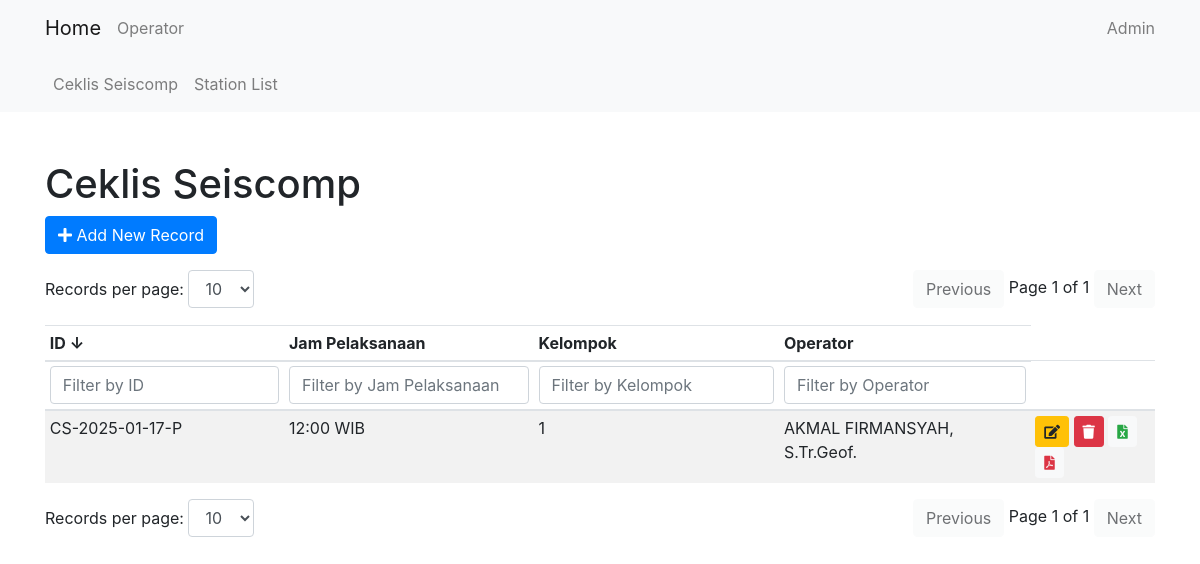
The app's page /cl_seiscomp/, older data.
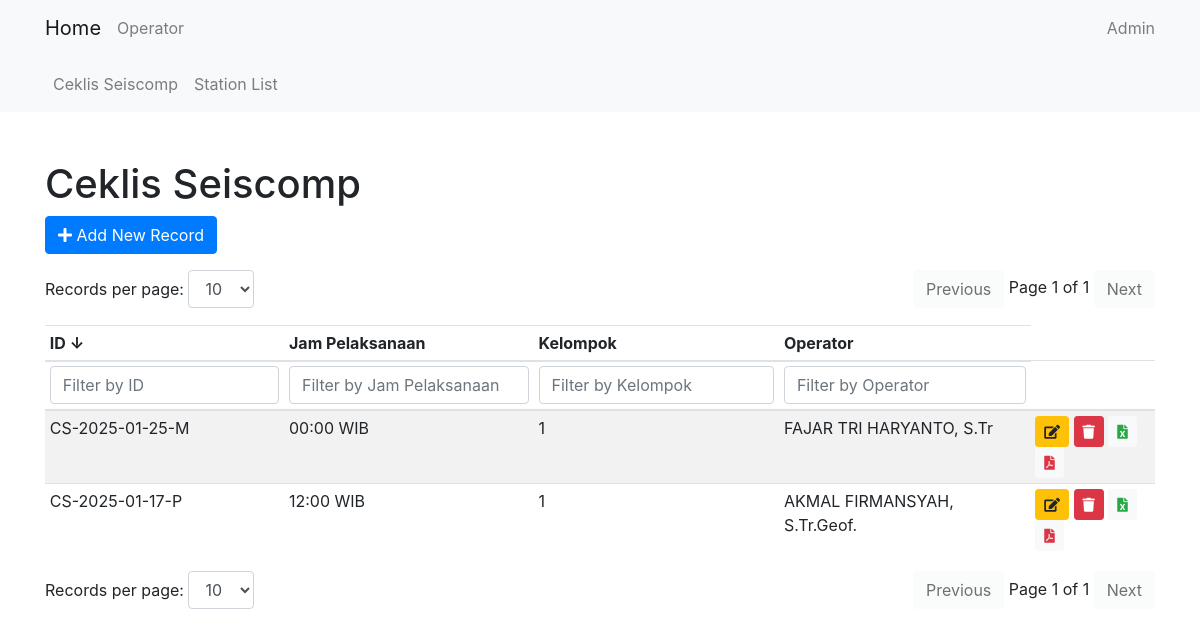
The same page, newer data.
### cl_seiscomp/models.py (models this page shows, shortened)
class CsRecordModel(models.Model):
    date = models.DateField(default=timezone.now)
    cs_id = models.CharField(max_length=15, default='0')
    shift = models.CharField(max_length=15, choices=SHIFT, default='P')
    jam_pelaksanaan = models.CharField(max_length=20, choices=WAKTU, default='12:00 WIB')
    kelompok = models.IntegerField(choices=KELOMPOK, default=1)
    operator = models.ForeignKey(Operator, on_delete=models.CASCADE)
    gaps = models.TextField(max_length=10000, null=True, blank=True)
    spikes = models.TextField(max_length=10000, null=True, blank=True)
    blanks = models.TextField(max_length=10000, null=True, blank=True)
    slmon = models.PositiveIntegerField(null=True, blank=True, default=0)
    count_gaps = models.PositiveIntegerField(null=True, blank=True, default=0)
    count_spikes = models.PositiveIntegerField(null=True, blank=True, default=0)
    count_blanks = models.PositiveIntegerField(null=True, blank=True, default=0)
    slmon_image = models.ImageField(upload_to='cl_seiscomp/slmon_images/', null=True, blank=True)

### core/models.py (models this page shows)
class Operator(models.Model):
    name = models.CharField(max_length=100)
    NIP = models.CharField(max_length=18)
    def __str__(self):
        return self.name

### cl_seiscomp/views.py (the view)
# urls.py: path('', CsListView.as_view(), name='cs_list'),
class CsListView(ListView):
    model = CsRecordModel
    template_name = 'cl_seiscomp/cs_list.html'
    context_object_name = 'csrecords'

### cl_seiscomp/templates/cl_seiscomp/cs_list.html (shortened to what this page needs)
{% extends 'core/base.html' %}
{% block content %}
<h1 class="mt-5">Ceklis Seiscomp</h1>
<a href="{% url 'cl_seiscomp:cs_create' %}" class="btn btn-primary mb-3">
    <i class="fas fa-plus"></i> Add New Record
</a>
<div class="d-flex justify-content-between mb-3">
    <div>
        <label for="recordsPerPageTop">Records per page:</label>
        <select id="recordsPerPageTop" class="form-control d-inline-block w-auto">
            <option value="10" selected>10</option>
        </select>
    </div>
    <div>
        <button id="prevPageTop" class="btn btn-light">Previous</button>
        <span id="pageInfoTop"></span>
        <button id="nextPageTop" class="btn btn-light">Next</button>
    </div>
</div>
<table class="table mt-3 table-striped table-sm" id="csRecordTable">
    <thead>
        <tr>
            <th onclick="sortTable(0)" style="cursor: pointer;">ID <span id="idSortArrow">↓</span></th>
            <th onclick="sortTable(1)" style="cursor: pointer;">Jam Pelaksanaan </th>
            <th onclick="sortTable(2)" style="cursor: pointer;">Kelompok </th>
            <th onclick="sortTable(3)" style="cursor: pointer;">Operator </th>
        </tr>
        <tr>
            <th><input type="text" id="idFilter" onkeyup="filterTable(0)" placeholder="Filter by ID" class="form-control"></th>
            <th><input type="text" id="jampelFilter" onkeyup="filterTable(1)" placeholder="Filter by Jam Pelaksanaan" class="form-control"></th>
            <th><input type="text" id="kelompokFilter" onkeyup="filterTable(2)" placeholder="Filter by Kelompok" class="form-control"></th>
            <th><input type="text" id="operatorFilter" onkeyup="filterTable(3)" placeholder="Filter by Operator" class="form-control"></th>
            <th></th>
        </tr>
    </thead>
    <tbody id="csRecordTableBody">
        {% for record in csrecords %}
        <tr>
            <td>{{ record.cs_id }}</td>
            <td>{{ record.jam_pelaksanaan }}</td>
            <td>{{ record.kelompok }}</td>
            <td>{{ record.operator }}</td>
            <td>
                <a href="{% url 'cl_seiscomp:cs_update' record.pk %}" class="btn btn-sm btn-warning" data-toggle="tooltip" title="Edit">
                    <i class="fas fa-edit"></i>
                </a>
                <form action="{% url 'cl_seiscomp:cs_delete' record.pk %}" method="post" style="display:inline;">
                    <button type="button" class="btn btn-sm btn-danger delete-button" data-toggle="tooltip" title="Delete">
                        <i class="fas fa-trash"></i>
                    </button>
                </form>
                <a href="{% url 'cl_seiscomp:cs_export_excel' record.pk %}" class="btn btn-sm btn-light text-success">
                    <i class="fas fa-file-excel"></i>
                </a>
                <a href="{% url 'cl_seiscomp:cs_export_pdf' record.pk %}" class="btn btn-sm btn-light text-danger">
                    <i class="fas fa-file-pdf"></i>
                </a>
            </td>
        </tr>
        {% endfor %}
    </tbody>
</table>
<div class="d-flex justify-content-between">
    <div>
        <label for="recordsPerPage">Records per page:</label>
        <select id="recordsPerPage" class="form-control d-inline-block w-auto">
            <option value="10" selected>10</option>
        </select>
    </div>
    <div>
        <button id="prevPage" class="btn btn-light">Previous</button>
        <span id="pageInfo"></span>
        <button id="nextPage" class="btn btn-light">Next</button>
    </div>
</div>
{% endblock %}

Row changes from the older to the newer data that the page shows:
added CsRecordModel: cs_id "CS-2025-01-25-M", jam_pelaksanaan "00:00 WIB", kelompok "1", operator "FAJAR TRI HARYANTO, S.Tr"
